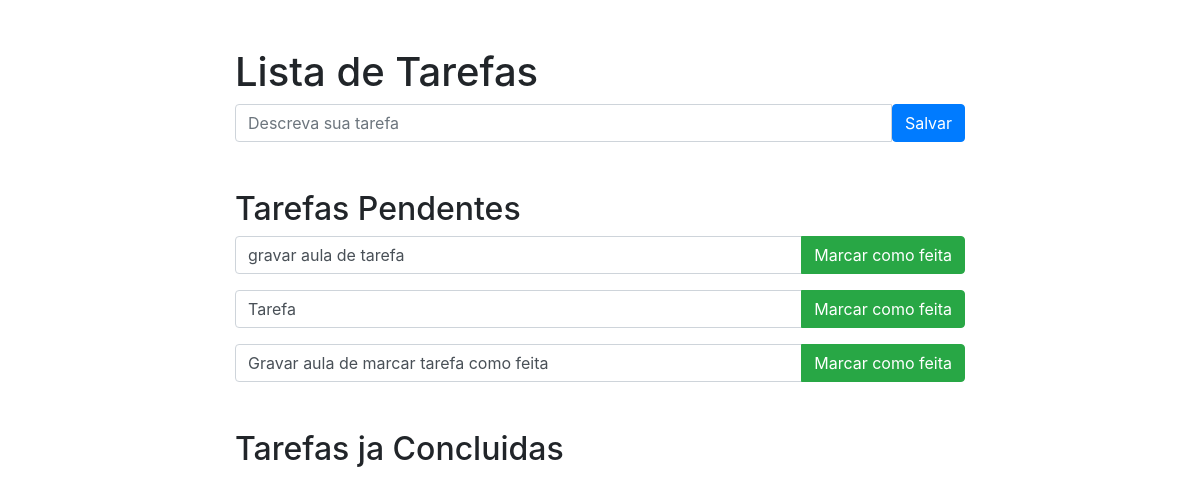
The app's page /, older data.
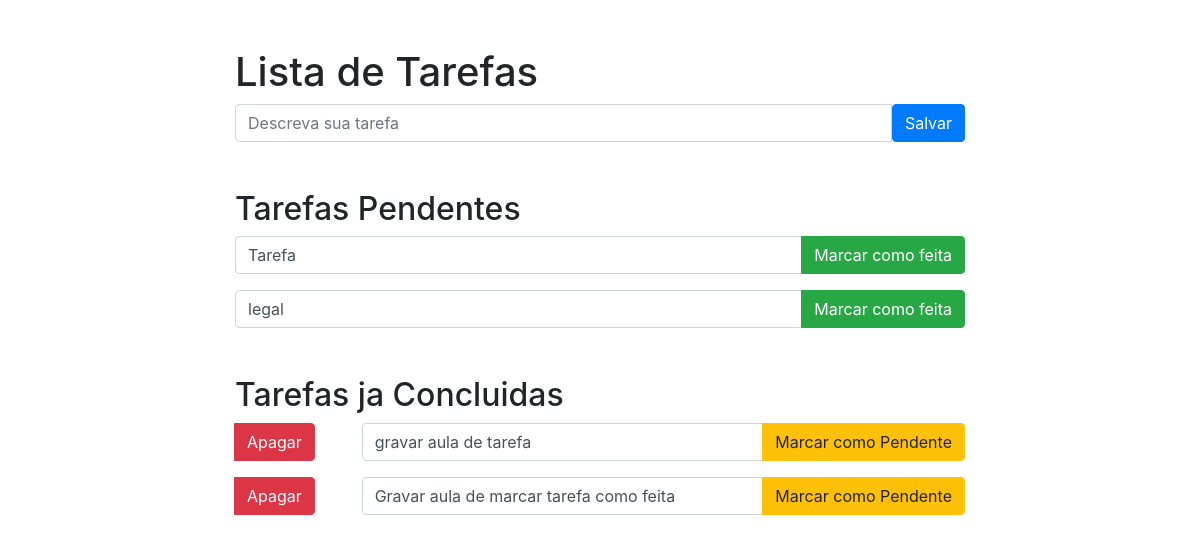
The same page, newer data.
### webdev/tarefas/models.py (models this page shows)
class Tarefa(models.Model):
    nome = models.CharField(max_length=128)
    feita = models.BooleanField(default=False)

### webdev/tarefas/views.py (the view, shortened to what this page needs)
# urls.py: path('', views.home, name='home'),
def home(request):
    tarefas_pendentes = Tarefa.objects.filter(feita=False).all()          #acessando no banco de dados as tarefas não feitas e passando para variavel "tarefas_pendentes"
    tarefas_feitas = Tarefa.objects.filter(feita=True).all()              #acessando no banco de dados as tarefas feitas e passando para variavel "tarefas_feitas"
    return render(request, 'tarefas/home.html',
                  {'tarefas_pendentes': tarefas_pendentes, 'tarefas_feitas': tarefas_feitas, })

### webdev/tarefas/templates/tarefas/home.html (shortened to what this page needs)
<!DOCTYPE html>
<html lang="en">
<head>
    <link rel="stylesheet" href="https://cdn.jsdelivr.net/npm/bootstrap@4.5.3/dist/css/bootstrap.min.css"
>
</head>
<body>
<div class="container">
    <div class="row">
        <div class="col-md-8 offset-md-2">
            <h1 class="mt-5">Lista de Tarefas</h1>
            <form action="{% url 'tarefas:home' %}" method="post">
                <div class="input-group mb-3">
                    <input type="text" class="form-control" placeholder="Descreva sua tarefa"
                           aria-label="Descreva sua tarefa" aria-describedby="button-addon2" name="nome">
                    <button type="submit" class="btn btn-primary" type="button" id="button-addon2">Salvar</button>
                </div>
            </form>
            <h2 class="mt-5">Tarefas Pendentes</h2>
            {% for tarefa in tarefas_pendentes %}
            <form action="{% url 'tarefas:detalhe' tarefa_id=tarefa.id %}" method="post">
                <div class="input-group mb-3">
                    <input type="text" class="form-control" placeholder="Descreva sua tarefa" required="required"
                           aria-label="Descreva sua tarefa" name="nome" value="{{ tarefa.nome }}">
                    <div class="input-group-append">
                        <button type="submit" class="btn btn-success">Marcar como feita</button>
                    </div>
                </div>
            </form>
            {% endfor %}
            <h2 class="mt-5">Tarefas ja Concluidas</h2>
            {% for tarefa in tarefas_feitas %}
            <div class="row">
                <div class="col-2">
                    <form action="{% url 'tarefas:apagar' tarefa_id=tarefa.id %}" method="post">
                        <div class="input-group mb-3">
                            <div class="input-group-append">
                                <button type="submit" class="btn btn-danger">Apagar</button>
                            </div>
                        </div>
                    </form>
                </div>
                <div class="col-10">
                    <form action="{% url 'tarefas:detalhe' tarefa_id=tarefa.id %}" method="post">
                        <div class="input-group mb-3">
                            <input type="text" class="form-control" placeholder="Descreva sua tarefa"
                                   required="required"
                                   aria-label="Descreva sua tarefa" name="nome" value="{{ tarefa.nome }}">
                            <div class="input-group-append">
                                <button type="submit" class="btn btn-warning">Marcar como Pendente</button>
                            </div>
                        </div>
                    </form>
                </div>
            </div>
            {% endfor %}
        </div>
    </div>
</div>
</body>
</html>

Row changes from the older to the newer data that the page shows:
added Tarefa: nome "legal", shown under "Tarefas Pendentes"
